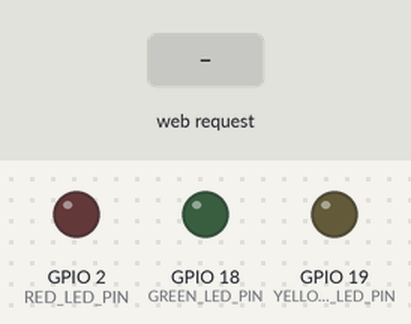
Simulated run of this sketch. Board: ESP32. Shown: output pins drawn as LEDs (lit = HIGH). The inputs (shaded band) are chosen by the test bench. WiFi joins after 1.5 s; servers stay silent unless stated; EEPROM starts erased; what the sketch prints to the serial monitor is not drawn.

Above: at 1.2 s.
1.3 s: HTTP request GET /api/led/red/toggle received
At 2.5 s:
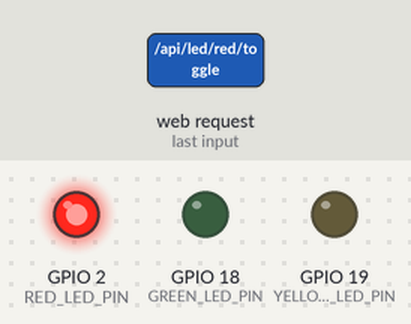
2.8 s: HTTP request GET /api/led/yellow/toggle received
At 3.6 s:
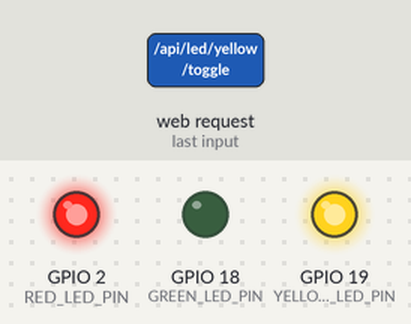
4.3 s: HTTP request GET /api/led/green/toggle received
At 4.7 s:
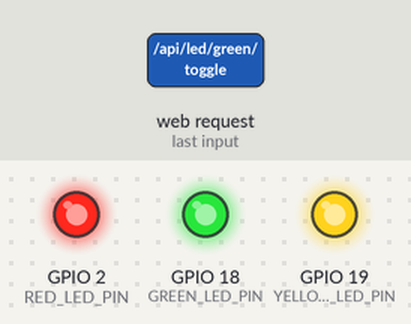
5.8 s: HTTP request GET /api/led/red/toggle?ssid=1 received
At 7.0 s:
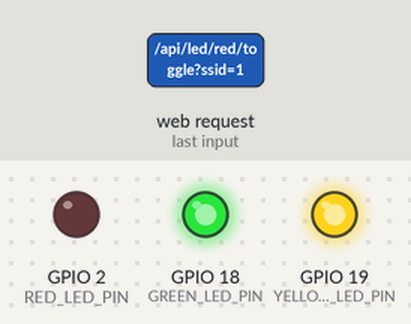
7.3 s: HTTP request GET /api/led/yellow/toggle?ssid=1 received
At 8.2 s:
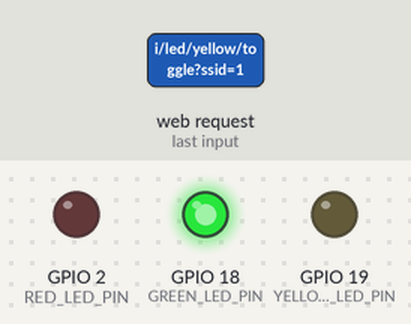
8.8 s: HTTP request GET /api/led/red/toggle?ssid=0 received
At 9.4 s:
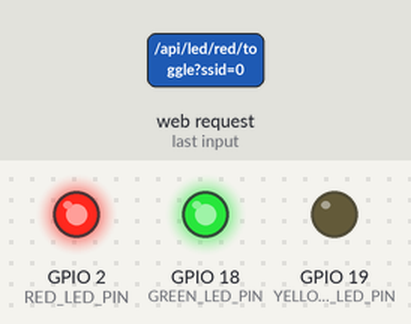
Timing chart, 0 to 11.3 s (numbered marks = the images above; inputs shaded):
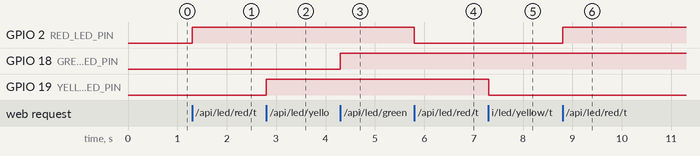

The sketch:

02-tre-led-tre-pulsanti.ino
```cpp
// CNC-2D — Dashboard web ESP32 (Step 1: LED su D2 + configurazione Wi-Fi via web)
//
// Librerie usate: tutte incluse nel core ESP32 per Arduino (nessuna installazione extra):
// WiFi.h, WebServer.h, Preferences.h, ESPmDNS.h
//
// Comportamento al boot:
// - Se sono salvate credenziali Wi-Fi valide, si connette alla rete di casa (modalità STA)
//   ed è raggiungibile su http://cnc2d.local oppure sull'IP mostrato sul Serial Monitor.
// - Se non ci sono credenziali salvate, o la connessione fallisce, apre un Access Point
//   di emergenza (SSID/PASS sotto) su cui è comunque raggiungibile la stessa pagina,
//   per poter impostare/correggere le credenziali dalla tab Wi-Fi.

#include <WiFi.h>
#include <WebServer.h>
#include <Preferences.h>
#include <ESPmDNS.h>

#define RED_LED_PIN 2
#define YELLOW_LED_PIN 19
#define GREEN_LED_PIN 18
#define WIFI_CONNECT_TIMEOUT_MS 15000

const char* AP_SSID = "CNC-2D-Setup";
const char* AP_PASS = "cnc2d2026";

Preferences prefs;
WebServer server(80);

bool ledRedState = false;
bool ledYellowState = false;
bool ledGreenState = false;
bool apMode = false;

const char PAGE_HTML[] PROGMEM = R"rawliteral(
<!DOCTYPE html>
<html lang="it">
<head>
<meta charset="UTF-8">
<meta name="viewport" content="width=device-width, initial-scale=1">
<title>CNC-2D Dashboard</title>
<style>
  :root{--bg:#111;--panel:#1b1b1f;--accent:#3b82f6;--text:#eee;--muted:#999;}
  *{box-sizing:border-box;}
  body{margin:0;font-family:system-ui,sans-serif;background:var(--bg);color:var(--text);}
  header{padding:16px;text-align:center;border-bottom:1px solid #222;}
  h1{margin:0;font-size:1.2rem;}
  .tabs{display:flex;justify-content:center;gap:8px;padding:12px;}
  .tab-btn{background:var(--panel);border:1px solid #333;color:var(--text);padding:8px 16px;border-radius:8px;cursor:pointer;}
  .tab-btn.active{background:var(--accent);border-color:var(--accent);}
  .tab-content{display:none;max-width:420px;margin:0 auto;padding:16px;}
  .tab-content.active{display:block;}
  .pad{display:grid;grid-template-columns:64px 64px 64px;grid-template-rows:64px 64px 64px;gap:8px;justify-content:center;margin:24px auto;}
  .pad button{font-size:1.4rem;border-radius:12px;border:1px solid #333;background:var(--panel);color:var(--text);cursor:pointer;}
  .pad button:active{background:#2a2a30;}
  #btn-up{grid-column:2;grid-row:1;}
  #btn-left{grid-column:1;grid-row:2;}
  #btn-center{grid-column:2;grid-row:2;font-weight:bold;}
  #btn-center:disabled{opacity:.35;cursor:not-allowed;}
  #btn-right{grid-column:3;grid-row:2;}
  #btn-down{grid-column:2;grid-row:3;}
  .led-row{display:flex;justify-content:center;gap:8px;margin:16px auto 0;}
  .led-row button{padding:10px 18px;border-radius:10px;border:1px solid #333;background:var(--panel);color:var(--text);cursor:pointer;}
  #btn-led-red.on{background:#ef4444;border-color:#ef4444;color:#2a0505;}
  #btn-led-yellow.on{background:#eab308;border-color:#eab308;color:#2a2205;}
  #btn-led-green.on{background:#22c55e;border-color:#22c55e;color:#04150a;}
  .status{text-align:center;color:var(--muted);font-size:.9rem;margin-top:8px;}
  form label{display:block;margin:12px 0 4px;font-size:.9rem;color:var(--muted);}
  input[type=text],input[type=password]{width:100%;padding:10px;border-radius:8px;border:1px solid #333;background:#0e0e11;color:var(--text);}
  button.primary{margin-top:16px;width:100%;padding:12px;border-radius:8px;border:none;background:var(--accent);color:#fff;font-size:1rem;cursor:pointer;}
  .info{background:var(--panel);border:1px solid #333;border-radius:8px;padding:12px;margin-bottom:12px;font-size:.9rem;}
  .msg{margin-top:12px;font-size:.9rem;text-align:center;}
  .placeholder{color:var(--muted);text-align:center;padding:32px 0;}
</style>
</head>
<body>
<header><h1>CNC-2D &mdash; Pannello di controllo</h1></header>
<div class="tabs">
  <button class="tab-btn active" data-tab="controllo">Controllo</button>
  <button class="tab-btn" data-tab="wifi">Wi-Fi</button>
  <button class="tab-btn" data-tab="codice">Codice</button>
</div>

<section id="controllo" class="tab-content active">
  <div class="pad">
    <button id="btn-up" onclick="arrowPress('up')">&uarr;</button>
    <button id="btn-left" onclick="arrowPress('left')">&larr;</button>
    <button id="btn-center" disabled>LED</button>
    <button id="btn-right" onclick="arrowPress('right')">&rarr;</button>
    <button id="btn-down" onclick="arrowPress('down')">&darr;</button>
  </div>
  <div class="led-row">
    <button id="btn-led-red" onclick="toggleLed('red')">Rosso</button>
    <button id="btn-led-yellow" onclick="toggleLed('yellow')">Giallo</button>
    <button id="btn-led-green" onclick="toggleLed('green')">Verde</button>
  </div>
  <p class="status" id="led-status">Stato LED: --</p>
</section>

<section id="wifi" class="tab-content">
  <div class="info" id="wifi-info">Caricamento stato rete...</div>
  <form id="wifi-form">
    <label>Nome rete (SSID)</label>
    <input type="text" id="ssid" placeholder="Nome rete Wi-Fi" required>
    <label>Password</label>
    <input type="password" id="password" placeholder="Nuova password">
    <button type="submit" class="primary">Salva e riavvia</button>
  </form>
  <p class="msg" id="wifi-msg"></p>
</section>

<section id="codice" class="tab-content">
  <div class="placeholder">
    Caricamento G-code via web: disponibile dopo il test di motori e servo (Step 2-3 della pipeline).
  </div>
</section>

<script>
function $(id){return document.getElementById(id);}

document.querySelectorAll('.tab-btn').forEach(function(btn){
  btn.addEventListener('click', function(){
    document.querySelectorAll('.tab-btn').forEach(function(b){b.classList.remove('active');});
    document.querySelectorAll('.tab-content').forEach(function(c){c.classList.remove('active');});
    btn.classList.add('active');
    $(btn.dataset.tab).classList.add('active');
  });
});

function arrowPress(dir){
  // Placeholder: nessuna azione finché i motori non sono collegati.
  console.log('arrow', dir);
}

function applyLedState(s){
  $('btn-led-red').classList.toggle('on', s.ledRed);
  $('btn-led-yellow').classList.toggle('on', s.ledYellow);
  $('btn-led-green').classList.toggle('on', s.ledGreen);
  $('led-status').textContent = 'LED — Rosso: ' + (s.ledRed ? 'ACCESO' : 'SPENTO') +
    ' | Giallo: ' + (s.ledYellow ? 'ACCESO' : 'SPENTO') +
    ' | Verde: ' + (s.ledGreen ? 'ACCESO' : 'SPENTO');
}

function refreshState(){
  fetch('/api/state').then(function(r){return r.json();}).then(function(s){
    applyLedState(s);
    $('wifi-info').innerHTML = 'Modalità: <b>' + s.mode + '</b><br>Rete: <b>' + s.ssid + '</b><br>IP: <b>' + s.ip + '</b>';
  }).catch(function(){});
}

function toggleLed(color){
  fetch('/api/led/' + color + '/toggle').then(function(r){return r.json();}).then(applyLedState);
}

$('wifi-form').addEventListener('submit', function(e){
  e.preventDefault();
  var ssid = $('ssid').value;
  var password = $('password').value;
  $('wifi-msg').textContent = 'Salvataggio in corso...';
  fetch('/api/wifi/save', {
    method:'POST',
    headers:{'Content-Type':'application/x-www-form-urlencoded'},
    body:'ssid=' + encodeURIComponent(ssid) + '&password=' + encodeURIComponent(password)
  }).then(function(r){return r.text();}).then(function(t){
    $('wifi-msg').textContent = t + ' Il dispositivo si riavvierà tra pochi secondi.';
  }).catch(function(){
    $('wifi-msg').textContent = 'Errore di rete durante il salvataggio.';
  });
});

refreshState();
setInterval(refreshState, 4000);
</script>
</body>
</html>
)rawliteral";

void sendStateJson() {
  String json = "{\"ledRed\":" + String(ledRedState ? "true" : "false") +
                ",\"ledYellow\":" + String(ledYellowState ? "true" : "false") +
                ",\"ledGreen\":" + String(ledGreenState ? "true" : "false") +
                ",\"mode\":\"" + String(apMode ? "AP" : "STA") + "\"" +
                ",\"ssid\":\"" + (apMode ? String(AP_SSID) : WiFi.SSID()) + "\"" +
                ",\"ip\":\"" + (apMode ? WiFi.softAPIP().toString() : WiFi.localIP().toString()) + "\"}";
  server.send(200, "application/json", json);
}

void handleRoot() {
  server.send_P(200, "text/html", PAGE_HTML);
}

void handleLedRedToggle() {
  ledRedState = !ledRedState;
  digitalWrite(RED_LED_PIN, ledRedState ? HIGH : LOW);
  sendStateJson();
}

void handleLedYellowToggle() {
  ledYellowState = !ledYellowState;
  digitalWrite(YELLOW_LED_PIN, ledYellowState ? HIGH : LOW);
  sendStateJson();
}

void handleLedGreenToggle() {
  ledGreenState = !ledGreenState;
  digitalWrite(GREEN_LED_PIN, ledGreenState ? HIGH : LOW);
  sendStateJson();
}

void handleState() {
  sendStateJson();
}

void handleWifiSave() {
  String ssid = server.arg("ssid");
  String password = server.arg("password");
  if (ssid.length() == 0) {
    server.send(400, "text/plain", "SSID richiesto.");
    return;
  }
  prefs.putString("ssid", ssid);
  prefs.putString("pass", password);
  server.send(200, "text/plain", "Credenziali salvate.");
  delay(500);
  ESP.restart();
}

void handleNotFound() {
  server.send(404, "text/plain", "Non trovato");
}

bool connectToWifi(const String& ssid, const String& password) {
  WiFi.mode(WIFI_STA);
  WiFi.begin(ssid.c_str(), password.c_str());
  unsigned long start = millis();
  while (WiFi.status() != WL_CONNECTED && millis() - start < WIFI_CONNECT_TIMEOUT_MS) {
    delay(250);
  }
  return WiFi.status() == WL_CONNECTED;
}

void startSetupAP() {
  apMode = true;
  WiFi.mode(WIFI_AP);
  WiFi.softAP(AP_SSID, AP_PASS);
}

void setup() {
  Serial.begin(115200);
  pinMode(RED_LED_PIN, OUTPUT);
  pinMode(YELLOW_LED_PIN, OUTPUT);
  pinMode(GREEN_LED_PIN, OUTPUT);
  digitalWrite(RED_LED_PIN, LOW);
  digitalWrite(YELLOW_LED_PIN, LOW);
  digitalWrite(GREEN_LED_PIN, LOW);

  prefs.begin("wifi_cfg", false);
  String savedSsid = prefs.getString("ssid", "");
  String savedPass = prefs.getString("pass", "");

  if (savedSsid.length() > 0 && connectToWifi(savedSsid, savedPass)) {
    apMode = false;
    Serial.print("Connesso. IP: ");
    Serial.println(WiFi.localIP());
    if (MDNS.begin("cnc2d")) {
      Serial.println("mDNS attivo: http://cnc2d.local");
    }
  } else {
    Serial.println("Connessione Wi-Fi fallita o non configurata. Avvio modalita' configurazione.");
    startSetupAP();
    Serial.print("Connettiti alla rete '");
    Serial.print(AP_SSID);
    Serial.print("' e apri http://");
    Serial.println(WiFi.softAPIP());
  }

  server.on("/", HTTP_GET, handleRoot);
  server.on("/api/led/red/toggle", HTTP_GET, handleLedRedToggle);
  server.on("/api/led/yellow/toggle", HTTP_GET, handleLedYellowToggle);
  server.on("/api/led/green/toggle", HTTP_GET, handleLedGreenToggle);
  server.on("/api/state", HTTP_GET, handleState);
  server.on("/api/wifi/save", HTTP_POST, handleWifiSave);
  server.onNotFound(handleNotFound);
  server.begin();
}

void loop() {
  server.handleClient();
}
```

Measured:
- after the input at 1.3 s, GPIO 2 (RED_LED_PIN): LOW → HIGH at once
- after the input at 2.8 s, GPIO 19 (YELLOW_LED_PIN): LOW → HIGH at once
- after the input at 4.3 s, GPIO 18 (GREEN_LED_PIN): LOW → HIGH at once
- after the input at 5.8 s, GPIO 2 (RED_LED_PIN): HIGH → LOW at once
- after the input at 7.3 s, GPIO 19 (YELLOW_LED_PIN): HIGH → LOW at once
- after the input at 8.8 s, GPIO 2 (RED_LED_PIN): LOW → HIGH at once
